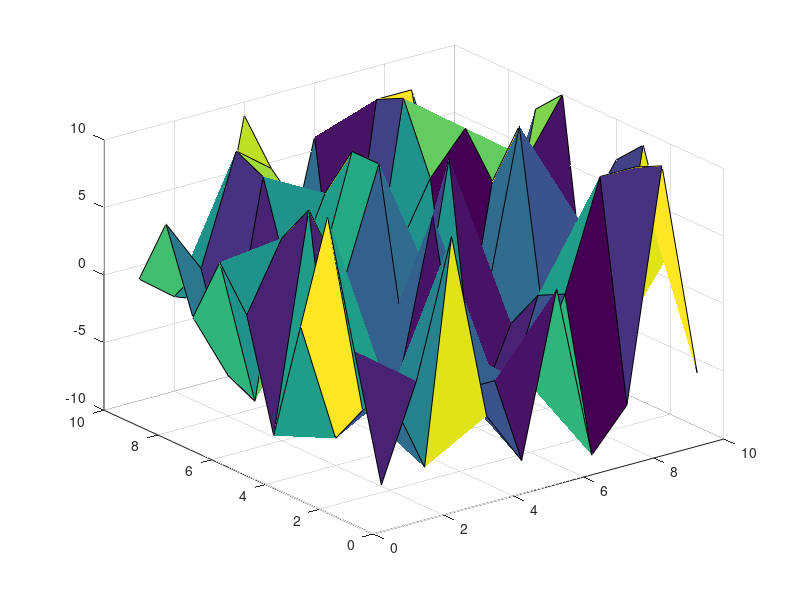

Source code (MATLAB):
%Jakub Maslowski egyjm6@nottingham.ac.uk
clear

a = [ 0 0 1 ; 0 1 0 ; 0 0 1 ]         %Part a, writing 2 matrices into matlab
b = [ 1 0 0 ; 0 1 0 ; 1 0 0 ]

B=a+b                                 %Part b, adding matrix a and b together

C=b-a                                 %Part c, subtracting matrix a from matrix b

D=a*b                                 %Part d, multiplying matrix a and b

e=a+4                                 %Part e, adding 4 to each element in matrix a

Z=randi([-10,10],10,10)               %Part f, generated and plotted a random 10x10 matrix between the values of -10 and 10
surf(Z)

det(Z)                                %Part g, found the determinant of Z






